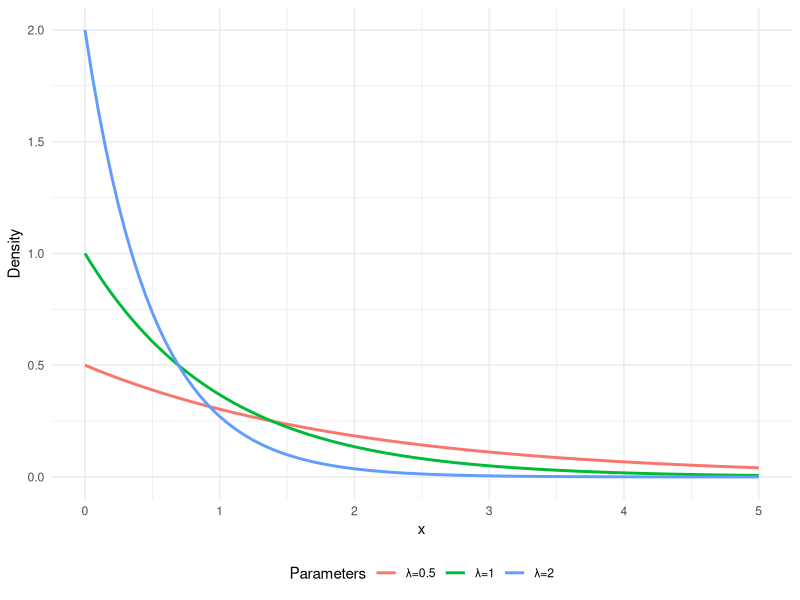

R code for this plot:
## ---- chunk 1
#| eval: true
#| echo: false
#| warning: false
#| fig-cap: Exponential distribution.
# Packages
library(ggplot2)

# Plot
ggplot2::ggplot(data.frame(x = c(0, 5)), aes(x)) +
  ggplot2::stat_function(
    fun = dexp, args = list(rate = 0.5),
    aes(color = "λ=0.5"),  linewidth = 1
  ) +
  ggplot2::stat_function(
    fun = dexp, args = list(rate = 1),
    aes(color = "λ=1"),  linewidth = 1
  ) +
  ggplot2::stat_function(
    fun = dexp, args = list(rate = 2),
    aes(color = "λ=2"),  linewidth = 1
  ) +
  ggplot2::labs(color = "Parameters") +
  ggplot2::ylab("Density") +
  ggplot2::xlab("x") +
  ggplot2::theme_minimal() +
  ggplot2::theme(legend.position = "bottom")
